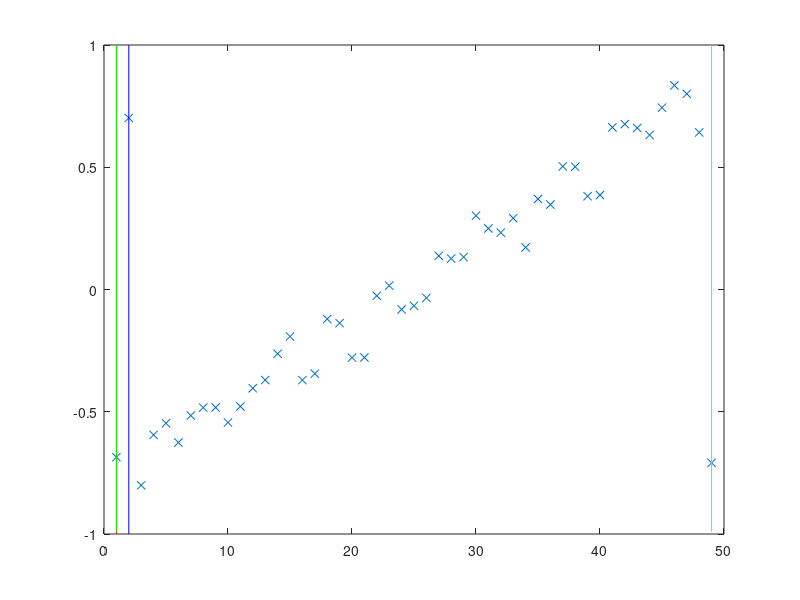
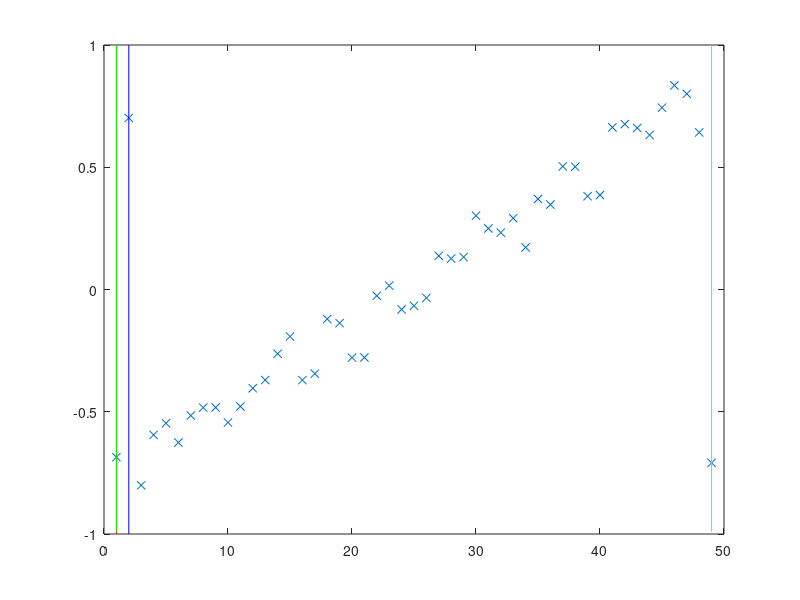
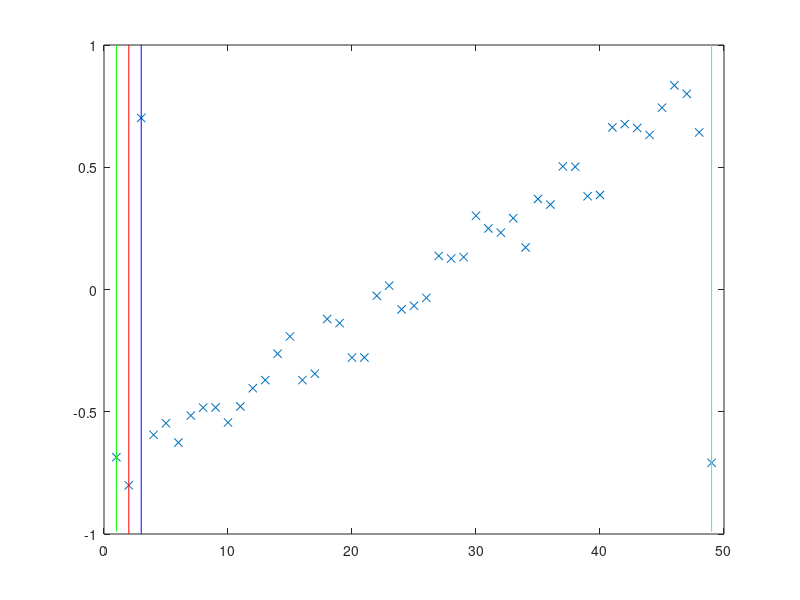
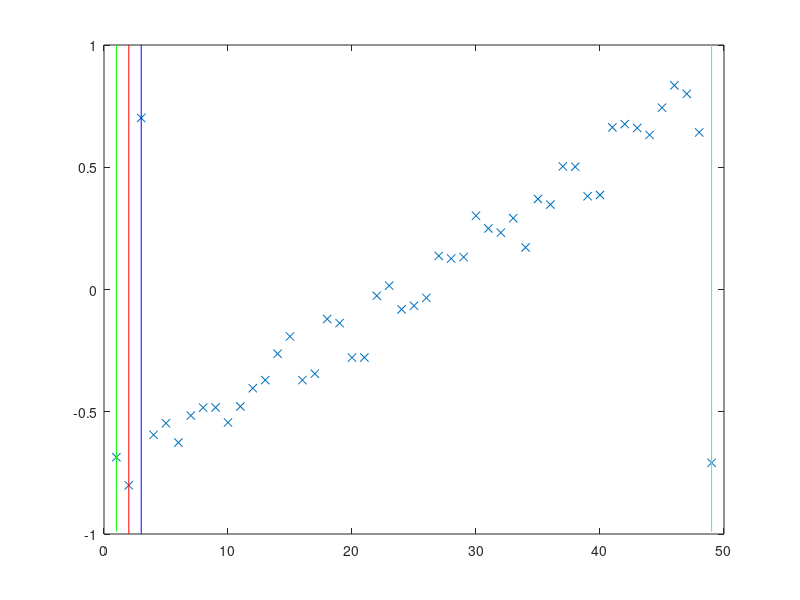

MATLAB code to generate these figures, in order:
function RR_CocktailSortVerbose                         % Numerical Renaissance Codebase 1.0
n=49; n1=25; D=0.85*([1:n]'-n1)/n1+0.15*(2*rand(n,1)-1); D([1 n])=D([n 1]);
n=size(D,1); speed=1000; frame=1000;  l=1; r=n; figure(1); clf;
while r>l
  b=l; for i=l:r-1,
	  if D(i,1)>D(i+1,1), D(i:i+1,:)=[D(i+1,:); D(i,:)]; b=i; end
      plot(D(:,1),'x'); axis([0 n+1 -1 1]); hold on;
	  plot([i i],[-1 1],'r-',[i+1 i+1],[-1 1],'b-');
	  plot([l l],[-0.99 1],'g-',[r r],[-0.99 1],'c-'); hold off;
      fn=['CSt/f' num2str(frame) '.tiff']; print('-dtiff','-r100',fn);
      fn=['CSe/f' num2str(frame) '.eps'];  print('-depsc',fn);   frame=frame+1; 
	  pause(1/speed);  
  end; r=b;
  if r<=l, break; end
  a=r; for i=r-1:-1:l,
      if D(i,1)>D(i+1,1), D(i:i+1,:)=[D(i+1,:); D(i,:)]; a=i; end
      plot(D(:,1),'x'); axis([0 n+1 -1 1]); hold on;
	  plot([i i],[-1 1],'r-',[i+1 i+1],[-1 1],'b-');
	  plot([l l],[-0.99 1],'g-',[r r],[-0.99 1],'c-'); hold off;
      fn=['CSt/f' num2str(frame) '.tiff']; print('-dtiff','-r100',fn);
      fn=['CSe/f' num2str(frame) '.eps'];  print('-depsc',fn);   frame=frame+1; 
	  pause(1/speed);  
  end; l=a+1;
end
end % function RR_CocktailSortVerbose